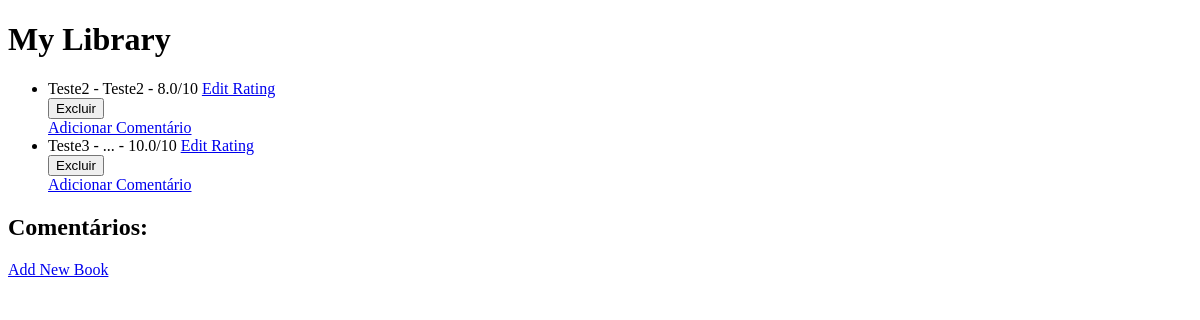
Before: / with the older database file.
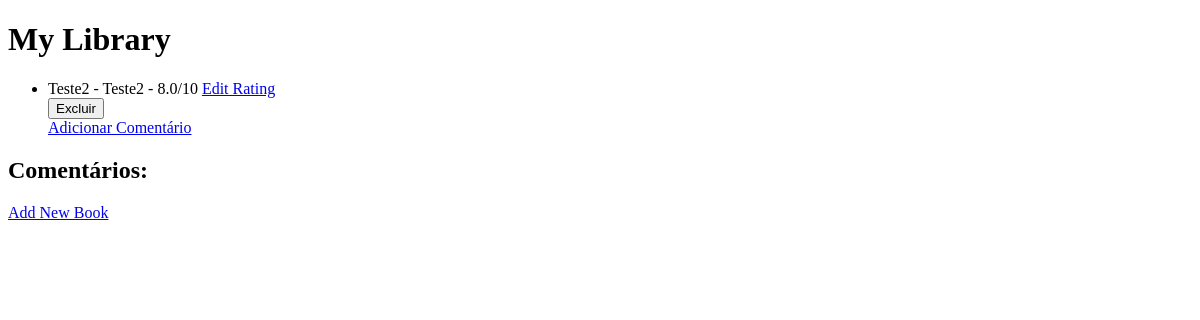
After: the same page with the newer database file.
### main.py (models this page shows)
class Book(db.Model):
    id = db.Column(db.Integer, primary_key=True)
    title = db.Column(db.String(250), unique=True, nullable=False)
    author = db.Column(db.String(250), nullable=False)
    rating = db.Column(db.Float, nullable=False)
    comments = db.relationship('Comment', backref='book', lazy=True)

### main.py (the view)
@app.route('/')
def home():
    result = db.session.execute(db.select(Book).order_by(Book.title))
    all_books = result.scalars()
    return render_template("index.html", books=all_books)

### templates/index.html (shortened to what this page needs)
<!DOCTYPE html>
<html lang="en">
<head>
</head>
<body>
<h1>My Library</h1>
        <ul>
            {% for book in books %}
            <li>
                {{ book.title }} - {{ book.author }} - {{ book.rating }}/10
                <a href="{{ url_for('edit', id=book.id) }}">Edit Rating</a>
                <form method="POST" action="{{ url_for('delete', id=book.id) }}" onsubmit="return confirm('Tem certeza de que deseja excluir este livro?')">
                    <button type="submit">Excluir</button>
                </form>
                <a href="{{ url_for('add_comment', id=book.id) }}">Adicionar Comentário</a>
            </li>
            {% endfor %}
        </ul>
        <h2>Comentários:</h2>
<a href="{{ url_for('add') }}">Add New Book</a>
</body>
</html>

Changed rows visible on the page:
removed Book: title "Teste3", author "...", rating "10.0"
